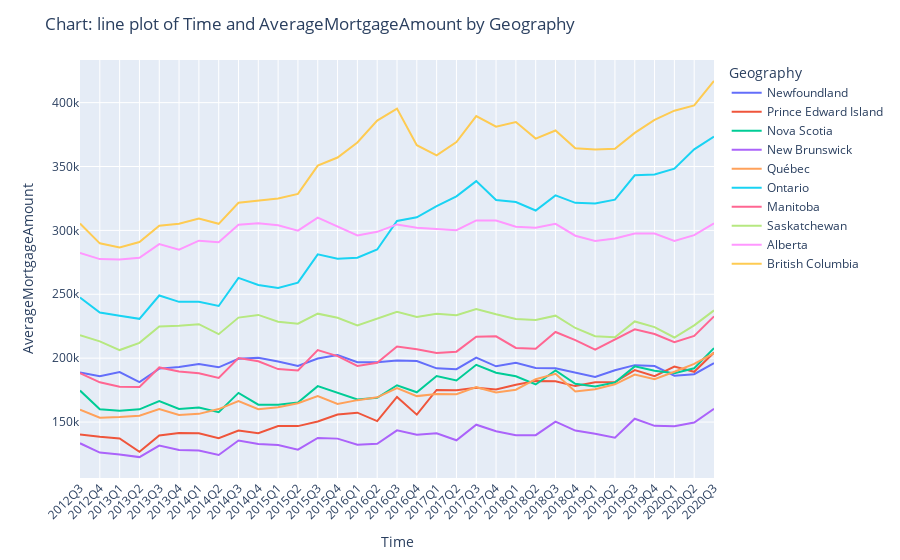
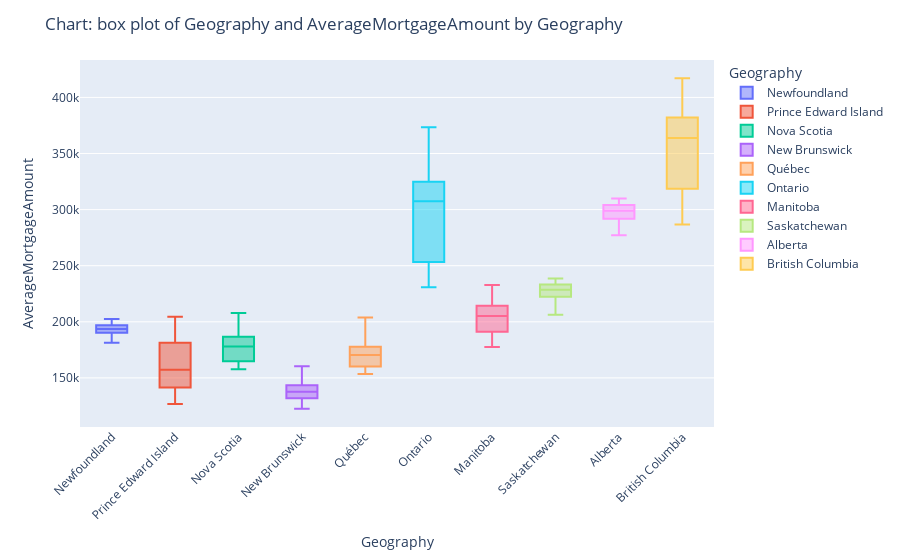
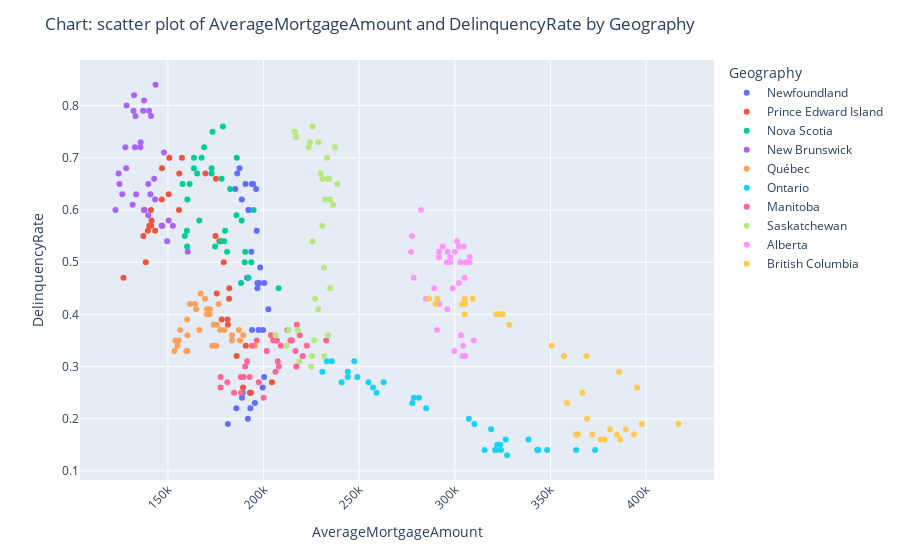

Notebook source saved alongside these figures, in order:
### Markdown cell above
### A running example

-------------------------------------------------------------------------------------------------------------------------------

Let's package the content of the function `graph_region` that we crafted in part I. The script looks as follows:

### Code cell
# %load ./nb-scripts/base_script.py
import pandas as pd
import plotly.express as px

def graph_region(region_df, graph_type: str, dimension1: str, dimension2: str):
    """
    Parameters
    ----------
        region_df: (dataframe object) reshaped data frame object with mortage, delinquency and population data
        graph_type: (string) "box", "violin", "scatter", "line"
        dimension1: (str) one of 'Time' or 'Geography'
        dimension2: (str) one of 'AverageMortgageAmount', 'AverageMortgageAmount' or 'PopulationSize'
        
    Returns:
    --------
        Plotly figure
    """
    
    plot_dict = {'box': px.box,'violin': px.violin, 'scatter': px.scatter, 'line':px.line}
        
    try:
        # Initialize function
        fig = plot_dict[graph_type](region_df, 
                                    x=dimension1, 
                                    y=dimension2, 
                                    color = "Geography",
                                   hover_name = "Time")
        # Format figure 
        title_string = f'Chart: {graph_type} plot of {dimension1} and {dimension2} by Geography'
        fig.update_layout(title = title_string)
        fig.update_xaxes(tickangle=-45)
        return fig
    
    except KeyError:
        print("Key not found. Make sure that 'graph_type' is in ['box','violin', 'scatter', 'line']")
    except ValueError:
        print("Dimension is not valid. dimension1 is one of 'Time' or 'Geography'")
        print("dimension2 is one of 'AverageMortgageAmount', 'DelinquencyRate', 'PopulationSize'")
        
        
if __name__ == '__main__':  
    
    # Read the data into a dataframe 
    url = 'https://raw.githubusercontent.com/Vancouver-Datajam/dashboard-workshop-dash/main/data/delinquency_mortgage_population_2021_2020.csv'
    data_pop_del_mort_df = pd.read_csv(url, index_col=0)
    
    # See the first few rows
    display(data_pop_del_mort_df.head(10))
    
    # Visualize
    fig1 = graph_region(data_pop_del_mort_df, 'line', "Time", "AverageMortgageAmount")
    fig2 = graph_region(data_pop_del_mort_df, 'box', "Geography", "AverageMortgageAmount")
    fig3 = graph_region(data_pop_del_mort_df, 'scatter', "AverageMortgageAmount", "DelinquencyRate")
    
    fig1.show()
    fig2.show()
    fig3.show()
